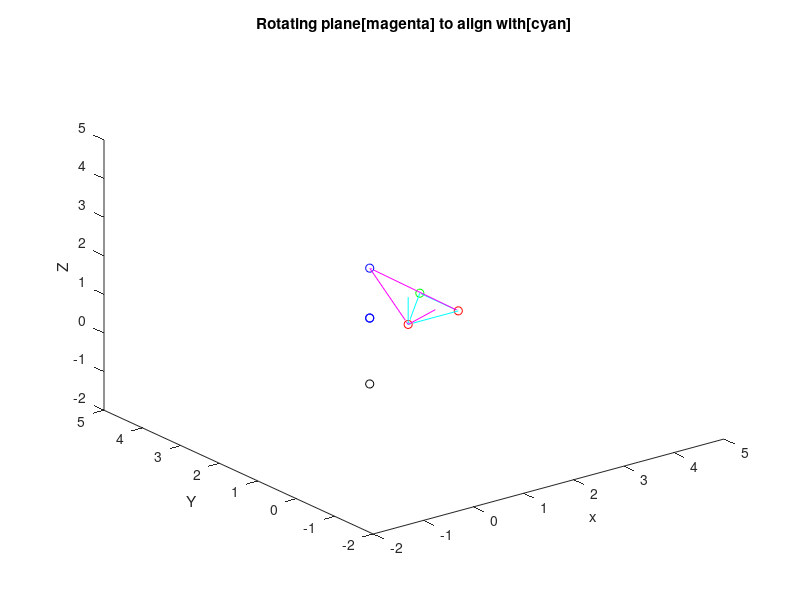

Reproduce this figure in MATLAB.
clear all;

% Creating four points
point1 = [1 1 1];
point2 = [2 1 1];
point3 = [2 2 1];
% point4 = [1 2 1];
point4 = [1 2 2];

% Plotting 4 points
figure;
plot3(point1(1),point1(2),point1(3),'or');
hold on;
plot3(point2(1),point2(2),point2(3),'or');
plot3(point3(1),point3(2),point3(3),'og');
plot3(point4(1),point4(2),point4(3),'ob');

xlabel(' x ');
ylabel(' Y ');
zlabel(' Z ');
xlim([-2 5])
ylim([-2 5])
zlim([-2 5])

run_transform = true

if run_transform
    % orienting the point 4 in same plane as other 3 points

    % Plane 1 = 1,2,3
    % Creating vector between points 1 and 2
    vec12 = point2 - point1;
    vec12_p = [point1; point1+vec12];
    vec12_UV = vec12./vecnorm(vec12);
    plot3(vec12_p(:,1),vec12_p(:,2),vec12_p(:,3),'c', 'LineWidth',0.5);

    % Creating vector between points 1 and 3
    vec13 = point3 - point1;
    vec13_p = [point1; point1+vec13];
    vec13_UV = vec13./vecnorm(vec13);
    plot3(vec13_p(:,1),vec13_p(:,2),vec13_p(:,3),'c', 'LineWidth',0.5);

    % Creating vector between points 2 and 3
    vec23 = point3 - point2;
    vec23_p = [point2; point2+vec23];
    vec23_UV = vec23./vecnorm(vec23);
    plot3(vec23_p(:,1),vec23_p(:,2),vec23_p(:,3),'c', 'LineWidth',0.5);


    % Plane 2 = 1,2,4

    % Creating vector between points 1 and 4
    vec14 = point4 - point1;
    vec14_p = [point1; point1+vec14];
    vec14_UV = vec14./vecnorm(vec14);
    plot3(vec14_p(:,1),vec14_p(:,2),vec14_p(:,3),'m', 'LineWidth',0.5);


    % computing new axis
    ih2 = cross(vec12_UV, vec14_UV);
    ih2_UV = ih2./vecnorm(ih2);
    vec1i2_p = [point1; point1+ih2];
    plot3(vec1i2_p(:,1),vec1i2_p(:,2),vec1i2_p(:,3),'m', 'LineWidth',0.5)

    ih = cross(vec12_UV, vec13_UV);
    ih_UV = ih./vecnorm(ih);
    vec1i_p = [point1; point1+ih];
    plot3(vec1i_p(:,1),vec1i_p(:,2),vec1i_p(:,3),'c', 'LineWidth',0.5)


    % Creating vector between points 2 and 4
    vec24 = point4 - point2;
    vec24_p = [point2; point2+vec24];
    vec24_UV = vec24./vecnorm(vec24);
    plot3(vec24_p(:,1),vec24_p(:,2),vec24_p(:,3),'m', 'LineWidth',0.5);

    title('Rotating plane[magenta] to align with[cyan]')
    pause(5)

    % Computing the required angle of rotation 
    % theta = dot(ih2, vec12_UV);
    % theta = radtodeg(theta);

    % angle between 
    angle3 = atan2(norm(cross(vec14_UV,vec23_UV)), dot(vec14_UV,vec23_UV));

    angle = atan2(norm(cross(ih2_UV,vec12_UV)), dot(ih2_UV,vec12_UV));

    angle2 = atan2(norm(cross(ih2_UV,ih_UV)), dot(ih2_UV,ih_UV));

    % Plotting point after rotating it by angle 
    angle_deg = rad2deg(angle)
    theta =  1 * angle;

    R_X = [1 0 0; 0 cos(theta) -sin(theta); 0 sin(theta) cos(theta)];
    R_Y = [cos(theta) 0 sin(theta) ; 0 1 0; -sin(theta) 0 cos(theta)];
    R_Z = [cos(theta) -sin(theta) 0; sin(theta) cos(theta) 0; 0 0 1];
    %Post Mul
%     R_XY = [cos(theta) 0 sin(theta); sin(theta)^2 cos(theta) -sin(theta)*cos(theta); cos(theta)*sin(theta) sin(theta) cos(theta)^2];
    %Pre Mul
    R_XY = [cos(theta) sin(theta)^2 cos(theta)*sin(theta);  0 cos(theta) -sin(theta);  -sin(theta) cos(theta)*sin(theta) cos(theta)^2];
    
    point4_n = R_Y * point4';
    % point4_new = point4+point4_n';
%     plot3(point4_n(1),point4_n(2),point4_n(3),'ok');
    
    % Cheating code
    plot3(point4(1),point4(2),point4_n(3),'ok');

    % Plotting point after rotating it by angle3
    angle3_deg = rad2deg(angle3)
    theta =  1 * angle3;

    R_X = [1 0 0; 0 cos(theta) -sin(theta); 0 sin(theta) cos(theta)];
    R_Y = [cos(theta) 0 sin(theta) ; 0 1 0; -sin(theta) 0 cos(theta)];
    R_Z = [cos(theta) -sin(theta) 0; sin(theta) cos(theta) 0; 0 0 1];
    %Post Mul
%     R_XY = [cos(theta) 0 sin(theta); sin(theta)^2 cos(theta) -sin(theta)*cos(theta); cos(theta)*sin(theta) sin(theta) cos(theta)^2];
    %Pre Mul
    R_XY = [cos(theta) sin(theta)^2 cos(theta)*sin(theta);  0 cos(theta) -sin(theta);  -sin(theta) cos(theta)*sin(theta) cos(theta)^2];
     
    point43_n = R_Y * point4';
    % point43_new = point4+point43_n';
%     plot3(point43_n(1),point43_n(2),point43_n(3),'og');
    
    % Cheating code
    plot3(point4(1),point4(2),point43_n(3),'ob');

    % Plotting point after rotating it by angle2
    angle2_deg = rad2deg(angle2)
    theta =  1 * angle2;

    R_X = [1 0 0; 0 cos(theta) -sin(theta); 0 sin(theta) cos(theta)];
    R_Y = [cos(theta) 0 sin(theta) ; 0 1 0; -sin(theta) 0 cos(theta)];
    R_Z = [cos(theta) -sin(theta) 0; sin(theta) cos(theta) 0; 0 0 1];
    %Post Mul
%     R_XY = [cos(theta) 0 sin(theta); sin(theta)^2 cos(theta) -sin(theta)*cos(theta); cos(theta)*sin(theta) sin(theta) cos(theta)^2];
    %Pre Mul
    R_XY = [cos(theta) sin(theta)^2 cos(theta)*sin(theta);  0 cos(theta) -sin(theta);  -sin(theta) cos(theta)*sin(theta) cos(theta)^2];

    point42_n = R_Y * point4';
    % point42_new = point4+point42_n';
%     plot3(point42_n(1),point42_n(2),point42_n(3),'oy');
    
     % Cheating code
    plot3(point4(1),point4(2),point42_n(3),'ob');
   end
